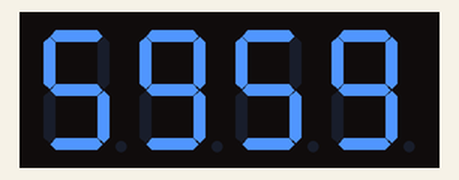
A sketch run on a simulated Arduino Uno, built with avr-gcc and run on an emulated ATmega328P. On the bench: 4-digit seven-segment display.

Above: at 0.1 s.
At 5.1 s:
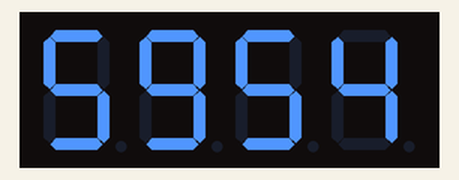
At 9.1 s:
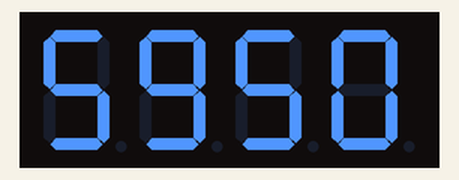
At 19.1 s:
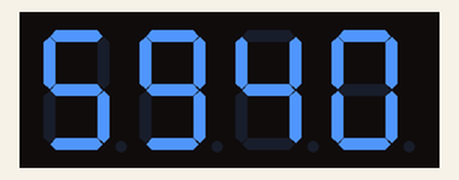
At 29.1 s:
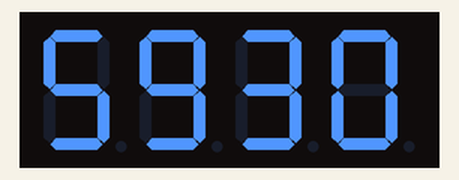
At 38.1 s:
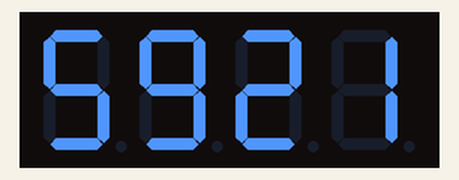

The sketch:

Countdown_Timer.ino
```cpp
// DEFINES
// Macros to retrieve the fractional seconds and minute parts of a time
// supplied in ms
#define numberOfSeconds(_time_) ((_time_ / 1000) % 60)
#define numberOfMinutes(_time_) (((_time_ / 1000) / 60) % 60)

// INCLUDES
// https://github.com/avishorp/TM1637
#include <TM1637Display.h>

// CONSTANTS
const uint8_t OFF[] = {0, 0, 0, 0};
// In this library, the byte order is .GFEDCBA
const uint8_t PLAY[] = {B01110011, B00111000, B01011111, B01101110};

// GLOBALS
// Create a display object, specifying parameters (Clock pin, Data pin)
TM1637Display display(2, 3);

// 1000ms in 1sec, 60secs in 1min, 60mins in 1hr. So, 1000x60x60 = 3600000ms = 1hr
unsigned long timeLimit = 3600000;

void setup(){
  Serial.begin(9600);
  // Set brightness
  display.setBrightness(0x0c);
  // Clear the display
  display.setSegments(OFF);
}

void countdown() {

  // Calculate the time remaining
  unsigned long timeRemaining = timeLimit - millis();

  while(timeRemaining > 0) {
    // To display the countdown in mm:ss format, separate the parts
    int seconds = numberOfSeconds(timeRemaining);
    int minutes = numberOfMinutes(timeRemaining);

    // This displays the seconds in the last two places
    display.showNumberDecEx(seconds, 0, true, 2, 2);
    // Display the minutes in the first two places, with colon
    display.showNumberDecEx(minutes, 0x80>>3, true, 2, 0);

    // Update the time remaining
    timeRemaining = timeLimit - millis();
  }
}
void displayText() {
  display.setSegments(PLAY);
  delay(2000);
}
void loop(){
  //displayText();
  countdown();


}
```

Measured:
- what the display in image 1 shows lasts 1.0 s, from 5.0 s to 6.0 s
